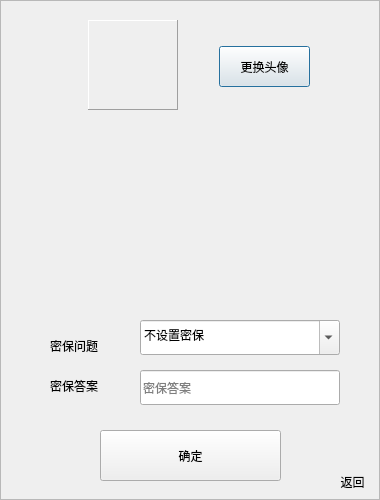
<?xml version="1.0" encoding="UTF-8"?>
<ui version="4.0">
 <class>WinMyInfo</class>
 <widget class="QDialog" name="WinMyInfo">
  <property name="geometry">
   <rect>
    <x>0</x>
    <y>0</y>
    <width>380</width>
    <height>500</height>
   </rect>
  </property>
  <property name="windowTitle">
   <string>WinMyInfo</string>
  </property>
  <property name="styleSheet">
   <string notr="true">QLabel,QPushButton,QToolButton
{font: 12pt &quot;Adobe 黑体 Std R&quot;;}</string>
  </property>
  <widget class="HeadPor" name="frame">
   <property name="geometry">
    <rect>
     <x>88</x>
     <y>20</y>
     <width>90</width>
     <height>90</height>
    </rect>
   </property>
   <property name="frameShape">
    <enum>QFrame::Panel</enum>
   </property>
   <property name="frameShadow">
    <enum>QFrame::Raised</enum>
   </property>
  </widget>
  <widget class="QPushButton" name="btnCHead">
   <property name="geometry">
    <rect>
     <x>219</x>
     <y>46</y>
     <width>91</width>
     <height>41</height>
    </rect>
   </property>
   <property name="styleSheet">
    <string notr="true">background-image: url(:/固定/Resources/固定/登录按钮tip.jpg);</string>
   </property>
   <property name="text">
    <string>更换头像</string>
   </property>
  </widget>
  <widget class="QToolButton" name="btnCancel">
   <property name="geometry">
    <rect>
     <x>322</x>
     <y>461</y>
     <width>61</width>
     <height>41</height>
    </rect>
   </property>
   <property name="text">
    <string>返回</string>
   </property>
   <property name="autoRaise">
    <bool>true</bool>
   </property>
  </widget>
  <widget class="QFrame" name="frame_2">
   <property name="geometry">
    <rect>
     <x>0</x>
     <y>0</y>
     <width>380</width>
     <height>500</height>
    </rect>
   </property>
   <property name="styleSheet">
    <string notr="true">#frame_2{image: url(:/用户界面/Resources/固定/我的信息背景.jpg);}</string>
   </property>
   <property name="frameShape">
    <enum>QFrame::StyledPanel</enum>
   </property>
   <property name="frameShadow">
    <enum>QFrame::Raised</enum>
   </property>
   <widget class="QLabel" name="label_7">
    <property name="geometry">
     <rect>
      <x>50</x>
      <y>320</y>
      <width>101</width>
      <height>51</height>
     </rect>
    </property>
    <property name="text">
     <string>密保问题</string>
    </property>
   </widget>
   <widget class="QLabel" name="label_5">
    <property name="geometry">
     <rect>
      <x>50</x>
      <y>360</y>
      <width>81</width>
      <height>51</height>
     </rect>
    </property>
    <property name="text">
     <string>密保答案</string>
    </property>
   </widget>
   <widget class="QComboBox" name="cbQuestion">
    <property name="geometry">
     <rect>
      <x>140</x>
      <y>320</y>
      <width>200</width>
      <height>35</height>
     </rect>
    </property>
    <property name="styleSheet">
     <string notr="true"/>
    </property>
    <property name="editable">
     <bool>true</bool>
    </property>
    <item>
     <property name="text">
      <string>不设置密保</string>
     </property>
    </item>
    <item>
     <property name="text">
      <string>你的真实姓名是？</string>
     </property>
    </item>
    <item>
     <property name="text">
      <string>你的生日是？</string>
     </property>
    </item>
    <item>
     <property name="text">
      <string>你父亲的名字是？</string>
     </property>
    </item>
    <item>
     <property name="text">
      <string>你母亲的名字是？</string>
     </property>
    </item>
    <item>
     <property name="text">
      <string>你最喜欢的明星是？</string>
     </property>
    </item>
    <item>
     <property name="text">
      <string>你最好的朋友是？</string>
     </property>
    </item>
   </widget>
   <widget class="QLineEdit" name="lineAnswer">
    <property name="geometry">
     <rect>
      <x>140</x>
      <y>370</y>
      <width>200</width>
      <height>35</height>
     </rect>
    </property>
    <property name="placeholderText">
     <string>密保答案</string>
    </property>
   </widget>
   <widget class="QPushButton" name="btnOK">
    <property name="geometry">
     <rect>
      <x>100</x>
      <y>430</y>
      <width>181</width>
      <height>51</height>
     </rect>
    </property>
    <property name="autoFillBackground">
     <bool>false</bool>
    </property>
    <property name="styleSheet">
     <string notr="true">background-image: url(:/固定/Resources/固定/登录按钮tip.jpg);</string>
    </property>
    <property name="text">
     <string>确定</string>
    </property>
   </widget>
   <widget class="QLabel" name="label_3">
    <property name="geometry">
     <rect>
      <x>50</x>
      <y>270</y>
      <width>271</width>
      <height>51</height>
     </rect>
    </property>
    <property name="text">
     <string/>
    </property>
   </widget>
   <widget class="QLabel" name="label_6">
    <property name="geometry">
     <rect>
      <x>50</x>
      <y>120</y>
      <width>101</width>
      <height>51</height>
     </rect>
    </property>
    <property name="text">
     <string/>
    </property>
   </widget>
   <widget class="QLabel" name="label_2">
    <property name="geometry">
     <rect>
      <x>50</x>
      <y>170</y>
      <width>331</width>
      <height>51</height>
     </rect>
    </property>
    <property name="text">
     <string/>
    </property>
   </widget>
   <widget class="QLabel" name="label">
    <property name="geometry">
     <rect>
      <x>50</x>
      <y>220</y>
      <width>291</width>
      <height>51</height>
     </rect>
    </property>
    <property name="text">
     <string/>
    </property>
   </widget>
  </widget>
  <zorder>frame_2</zorder>
  <zorder>frame</zorder>
  <zorder>btnCHead</zorder>
  <zorder>btnCancel</zorder>
 </widget>
 <layoutdefault spacing="6" margin="11"/>
 <customwidgets>
  <customwidget>
   <class>HeadPor</class>
   <extends>QFrame</extends>
   <header location="global">headpor.h</header>
   <container>1</container>
  </customwidget>
 </customwidgets>
 <resources>
  <include location="../BMS.qrc"/>
 </resources>
 <connections/>
</ui>
